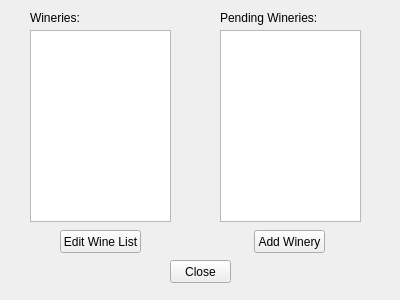
<?xml version="1.0" encoding="UTF-8"?>
<ui version="4.0">
 <class>AdminPortal</class>
 <widget class="QWidget" name="AdminPortal">
  <property name="geometry">
   <rect>
    <x>0</x>
    <y>0</y>
    <width>400</width>
    <height>300</height>
   </rect>
  </property>
  <property name="windowTitle">
   <string>Form</string>
  </property>
  <widget class="QPushButton" name="addWinery">
   <property name="geometry">
    <rect>
     <x>254</x>
     <y>230</y>
     <width>71</width>
     <height>23</height>
    </rect>
   </property>
   <property name="text">
    <string>Add Winery</string>
   </property>
  </widget>
  <widget class="QPushButton" name="editList">
   <property name="geometry">
    <rect>
     <x>60</x>
     <y>230</y>
     <width>81</width>
     <height>23</height>
    </rect>
   </property>
   <property name="text">
    <string>Edit Wine List</string>
   </property>
  </widget>
  <widget class="QListWidget" name="wineries">
   <property name="geometry">
    <rect>
     <x>30</x>
     <y>30</y>
     <width>141</width>
     <height>192</height>
    </rect>
   </property>
  </widget>
  <widget class="QListWidget" name="pendingWineries">
   <property name="geometry">
    <rect>
     <x>220</x>
     <y>30</y>
     <width>141</width>
     <height>192</height>
    </rect>
   </property>
  </widget>
  <widget class="QLabel" name="label">
   <property name="geometry">
    <rect>
     <x>30</x>
     <y>10</y>
     <width>61</width>
     <height>16</height>
    </rect>
   </property>
   <property name="text">
    <string>Wineries:</string>
   </property>
  </widget>
  <widget class="QLabel" name="label_2">
   <property name="geometry">
    <rect>
     <x>220</x>
     <y>10</y>
     <width>121</width>
     <height>16</height>
    </rect>
   </property>
   <property name="text">
    <string>Pending Wineries:</string>
   </property>
  </widget>
  <widget class="QPushButton" name="pushButton">
   <property name="geometry">
    <rect>
     <x>170</x>
     <y>260</y>
     <width>61</width>
     <height>23</height>
    </rect>
   </property>
   <property name="text">
    <string>Close</string>
   </property>
  </widget>
 </widget>
 <resources/>
 <connections/>
</ui>
